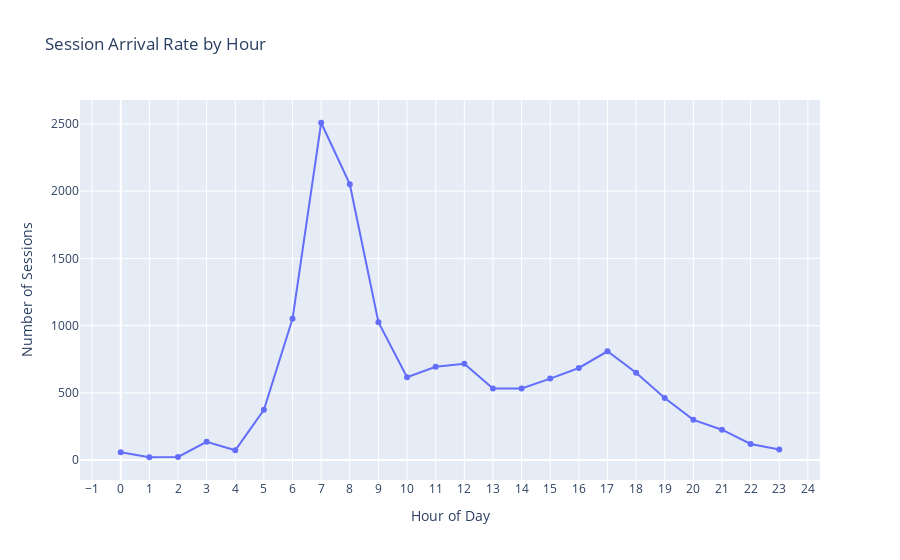
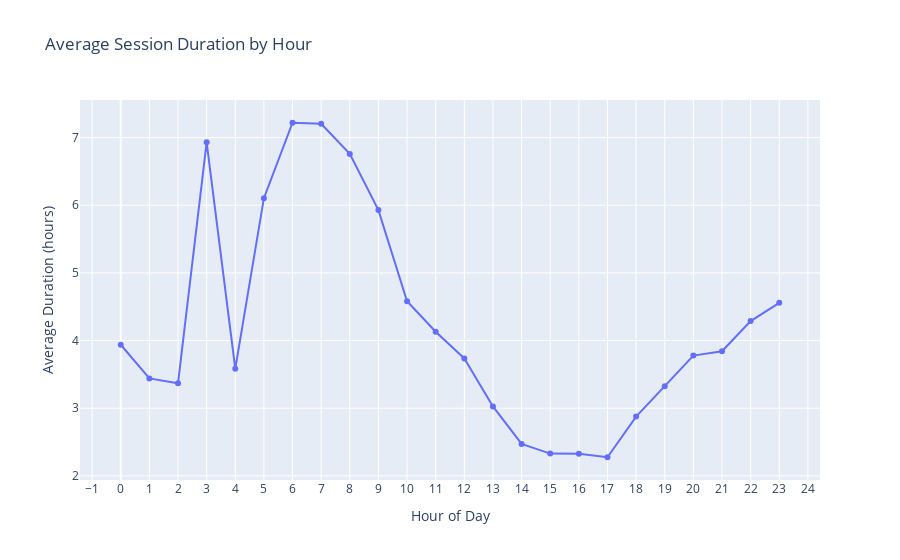
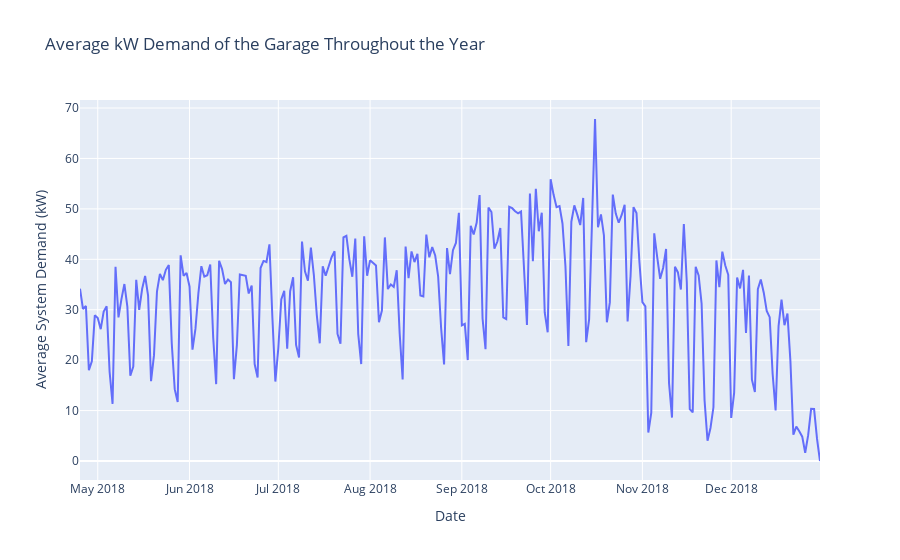

Here is the notebook cell these charts were saved with, in order:
### Code cell
import pandas as pd
import numpy as np
import plotly.graph_objects as go
import plotly.express as px
from datetime import datetime

# =============================================================================
# 1. LOAD THE DATA
# =============================================================================
df = pd.read_csv('YEAR/sessions_filtered_2018.csv')

# =============================================================================
# 2. DATA CLEANING AND FILTERING
# =============================================================================
df.dropna(subset=['sessionID', 'connectionTime', 'disconnectTime', 'doneChargingTime', 'kWhDelivered'], inplace=True)

# Convert to datetime
for col in ['connectionTime', 'disconnectTime', 'doneChargingTime']:
    df[col] = pd.to_datetime(df[col], errors='coerce')

# Drop rows with failed datetime conversion
df.dropna(subset=['connectionTime', 'disconnectTime'], inplace=True)

# Calculate session duration in hours (using disconnectTime)
df['session_duration'] = (df['disconnectTime'] - df['connectionTime']).dt.total_seconds() / 3600.0

# Filter out non-positive and extreme durations
df = df[(df['session_duration'] > 0) & (df['session_duration'] < 12)]

# =============================================================================
# Normalize hour: shift such that 8:00 becomes 0 (the garage is in Los Angeles; times are in GMT)
# =============================================================================
df['hour'] = (df['connectionTime'].dt.hour - 8) % 24

# =============================================================================
# PLOTTING ARRIVAL RATE AND AVERAGE SESSION DURATION BY HOUR
# =============================================================================
# Compute arrival rate and average session duration
arrival_rate = df.groupby('hour').size()
avg_duration = df.groupby('hour')['session_duration'].mean()

# Convert to DataFrame for Plotly
metrics_df = pd.DataFrame({
    'hour': arrival_rate.index,
    'arrival_rate': arrival_rate.values,
    'avg_duration': avg_duration.values
})

# Plot arrival rate
fig1 = px.line(metrics_df, x='hour', y='arrival_rate', markers=True,
               labels={'hour': 'Hour of Day', 'arrival_rate': 'Number of Sessions'},
               title='Session Arrival Rate by Hour')
fig1.update_layout(xaxis=dict(tickmode='linear', tick0=0, dtick=1))

# Plot average session duration
fig2 = px.line(metrics_df, x='hour', y='avg_duration', markers=True,
               labels={'hour': 'Hour of Day', 'avg_duration': 'Average Duration (hours)'},
               title='Average Session Duration by Hour')
fig2.update_layout(xaxis=dict(tickmode='linear', tick0=0, dtick=1))

fig1.show()
fig2.show()

print("Arrival Rate by Hour:")
print(arrival_rate.sort_index())
print("\nAverage Session Duration by Hour (in hours):")
print(avg_duration.sort_index())

# =============================================================================
# COMPUTE CHARGING DURATION AND POWER OUTPUT
# =============================================================================
# Calculate charging duration in hours (time during which the car charged)
df['charging_duration'] = (df['doneChargingTime'] - df['connectionTime']).dt.total_seconds() / 3600.0

# Filter out non-positive charging durations
df = df[df['charging_duration'] > 0]

# Calculate average power output in kilowatts (kW)
df['power_output'] = df['kWhDelivered'] / df['charging_duration']

# =============================================================================
# COMPUTE SYSTEM DEMAND OVER TIME
# =============================================================================
# For each session, assume constant power output during charging.
# Create event records: at connectionTime, add the session's power_output; at doneChargingTime, subtract it.
df_start = df[['connectionTime', 'power_output']].copy()
df_start.rename(columns={'connectionTime': 'timestamp'}, inplace=True)

df_end = df[['doneChargingTime', 'power_output']].copy()
df_end.rename(columns={'doneChargingTime': 'timestamp'}, inplace=True)
df_end['power_output'] = -df_end['power_output']

# Combine start and end events, then sort by time
events_df = pd.concat([df_start, df_end]).sort_values('timestamp')

# Compute the cumulative sum to derive the instantaneous total power demand
events_df['total_power'] = events_df['power_output'].cumsum()

# Set the timestamp as index for resampling
events_df = events_df.set_index('timestamp')

# Resample to daily frequency to obtain the average system demand per day throughout the year
daily_avg = events_df['total_power'].resample('D').mean().reset_index()

# =============================================================================
# PLOTTING AVERAGE SYSTEM DEMAND OVER THE YEAR
# =============================================================================
fig_demand = px.line(daily_avg,
                     x='timestamp',
                     y='total_power',
                     labels={'timestamp': 'Date', 'total_power': 'Average System Demand (kW)'},
                     title='Average kW Demand of the Garage Throughout the Year')
fig_demand.show()

### Figure 1 — Plotly figure (JSON) as saved in the notebook; plotly's stock layout.template omitted (floating-point values rounded to 4 significant figures)
{"data": [{"hovertemplate": "Hour of Day=%{x}<br>Number of Sessions=%{y}<extra></extra>", "legendgroup": "", "line": {"color": "#636efa", "dash": "solid"}, "marker": {"symbol": "circle"}, "mode": "lines+markers", "name": "", "orientation": "v", "showlegend": false, "x": [0, 1, 2, 3, 4, 5, 6, 7, 8, 9, 10, 11, 12, 13, 14, 15, 16, 17, 18, 19, 20, 21, 22, 23], "xaxis": "x", "y": [58, 21, 23, 136, 73, 374, 1051, 2509, 2052, 1026, 616, 694, 716, 533, 533, 606, 685, 809, 650, 462, 299, 226, 120, 79], "yaxis": "y", "type": "scatter"}], "layout": {"xaxis": {"anchor": "y", "domain": [0.0, 1.0], "title": {"text": "Hour of Day"}, "tickmode": "linear", "tick0": 0, "dtick": 1}, "yaxis": {"anchor": "x", "domain": [0.0, 1.0], "title": {"text": "Number of Sessions"}}, "legend": {"tracegroupgap": 0}, "title": {"text": "Session Arrival Rate by Hour"}}}

### Figure 2 — Plotly figure (JSON) as saved in the notebook; plotly's stock layout.template omitted (floating-point values rounded to 4 significant figures)
{"data": [{"hovertemplate": "Hour of Day=%{x}<br>Average Duration (hours)=%{y}<extra></extra>", "legendgroup": "", "line": {"color": "#636efa", "dash": "solid"}, "marker": {"symbol": "circle"}, "mode": "lines+markers", "name": "", "orientation": "v", "showlegend": false, "x": [0, 1, 2, 3, 4, 5, 6, 7, 8, 9, 10, 11, 12, 13, 14, 15, 16, 17, 18, 19, 20, 21, 22, 23], "xaxis": "x", "y": [3.938, 3.44, 3.368, 6.931, 3.583, 6.104, 7.219, 7.204, 6.759, 5.928, 4.582, 4.13, 3.736, 3.026, 2.472, 2.329, 2.327, 2.275, 2.876, 3.323, 3.778, 3.843, 4.287, 4.558], "yaxis": "y", "type": "scatter"}], "layout": {"xaxis": {"anchor": "y", "domain": [0.0, 1.0], "title": {"text": "Hour of Day"}, "tickmode": "linear", "tick0": 0, "dtick": 1}, "yaxis": {"anchor": "x", "domain": [0.0, 1.0], "title": {"text": "Average Duration (hours)"}}, "legend": {"tracegroupgap": 0}, "title": {"text": "Average Session Duration by Hour"}}}

### Figure 3 — Plotly figure (JSON) as saved in the notebook; plotly's stock layout.template omitted (floating-point values rounded to 4 significant figures; data arrays with more than 128 entries replaced by an {"elided": "..."} marker saying what was removed)
{"data": [{"hovertemplate": "Date=%{x}<br>Average System Demand (kW)=%{y}<extra></extra>", "legendgroup": "", "line": {"color": "#636efa", "dash": "solid"}, "marker": {"symbol": "circle"}, "mode": "lines", "name": "", "orientation": "v", "showlegend": false, "x": {"elided": "251 str values"}, "xaxis": "x", "y": {"elided": "251 float values"}, "yaxis": "y", "type": "scatter"}], "layout": {"xaxis": {"anchor": "y", "domain": [0.0, 1.0], "title": {"text": "Date"}}, "yaxis": {"anchor": "x", "domain": [0.0, 1.0], "title": {"text": "Average System Demand (kW)"}}, "legend": {"tracegroupgap": 0}, "title": {"text": "Average kW Demand of the Garage Throughout the Year"}}}
